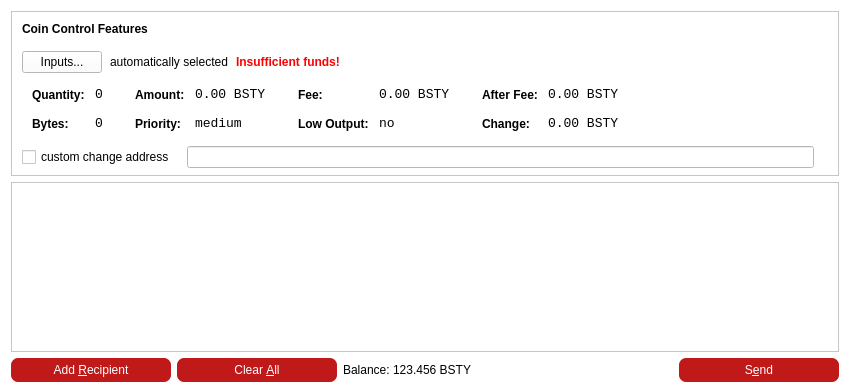
<?xml version="1.0" encoding="UTF-8"?>
<ui version="4.0">
 <class>SendCoinsDialog</class>
 <widget class="QDialog" name="SendCoinsDialog">
  <property name="geometry">
   <rect>
    <x>0</x>
    <y>0</y>
    <width>850</width>
    <height>390</height>
   </rect>
  </property>
  <property name="maximumSize">
   <size>
    <width>16777215</width>
    <height>390</height>
   </size>
  </property>
  <property name="windowTitle">
   <string>Send Coins</string>
  </property>
  <property name="styleSheet">
   <string notr="true">background-color: white;</string>
  </property>
  <layout class="QVBoxLayout" name="verticalLayout" stretch="0,1,0">
   <property name="bottomMargin">
    <number>8</number>
   </property>
   <item>
    <widget class="QFrame" name="frameCoinControl">
     <property name="sizePolicy">
      <sizepolicy hsizetype="Expanding" vsizetype="Expanding">
       <horstretch>0</horstretch>
       <verstretch>0</verstretch>
      </sizepolicy>
     </property>
     <property name="maximumSize">
      <size>
       <width>16777215</width>
       <height>16777215</height>
      </size>
     </property>
     <property name="frameShape">
      <enum>QFrame::StyledPanel</enum>
     </property>
     <property name="frameShadow">
      <enum>QFrame::Sunken</enum>
     </property>
     <layout class="QVBoxLayout" name="verticalLayoutCoinControl2">
      <property name="spacing">
       <number>6</number>
      </property>
      <property name="leftMargin">
       <number>0</number>
      </property>
      <property name="topMargin">
       <number>0</number>
      </property>
      <property name="rightMargin">
       <number>0</number>
      </property>
      <property name="bottomMargin">
       <number>6</number>
      </property>
      <item>
       <layout class="QVBoxLayout" name="verticalLayoutCoinControl" stretch="0,0,0,0,1">
        <property name="spacing">
         <number>0</number>
        </property>
        <property name="leftMargin">
         <number>10</number>
        </property>
        <property name="topMargin">
         <number>10</number>
        </property>
        <item>
         <layout class="QHBoxLayout" name="horizontalLayoutCoinControl1">
          <property name="bottomMargin">
           <number>15</number>
          </property>
          <item>
           <widget class="QLabel" name="labelCoinControlFeatures">
            <property name="sizePolicy">
             <sizepolicy hsizetype="Preferred" vsizetype="Maximum">
              <horstretch>0</horstretch>
              <verstretch>0</verstretch>
             </sizepolicy>
            </property>
            <property name="font">
             <font>
              <weight>75</weight>
              <bold>true</bold>
             </font>
            </property>
            <property name="styleSheet">
             <string notr="true">font-weight:bold;</string>
            </property>
            <property name="text">
             <string>Coin Control Features</string>
            </property>
           </widget>
          </item>
         </layout>
        </item>
        <item>
         <layout class="QHBoxLayout" name="horizontalLayoutCoinControl2" stretch="0,0,0,0">
          <property name="spacing">
           <number>8</number>
          </property>
          <property name="bottomMargin">
           <number>10</number>
          </property>
          <item>
           <widget class="QPushButton" name="pushButtonCoinControl">
            <property name="styleSheet">
             <string notr="true"/>
            </property>
            <property name="text">
             <string>Inputs...</string>
            </property>
           </widget>
          </item>
          <item>
           <widget class="QLabel" name="labelCoinControlAutomaticallySelected">
            <property name="text">
             <string>automatically selected</string>
            </property>
            <property name="margin">
             <number>5</number>
            </property>
           </widget>
          </item>
          <item>
           <widget class="QLabel" name="labelCoinControlInsuffFunds">
            <property name="font">
             <font>
              <weight>75</weight>
              <bold>true</bold>
             </font>
            </property>
            <property name="styleSheet">
             <string notr="true">color:red;font-weight:bold;</string>
            </property>
            <property name="text">
             <string>Insufficient funds!</string>
            </property>
            <property name="margin">
             <number>5</number>
            </property>
           </widget>
          </item>
          <item>
           <spacer name="horizontalSpacerCoinControl">
            <property name="orientation">
             <enum>Qt::Horizontal</enum>
            </property>
            <property name="sizeHint" stdset="0">
             <size>
              <width>40</width>
              <height>1</height>
             </size>
            </property>
           </spacer>
          </item>
         </layout>
        </item>
        <item>
         <widget class="QWidget" name="widgetCoinControl" native="true">
          <property name="sizePolicy">
           <sizepolicy hsizetype="Preferred" vsizetype="Preferred">
            <horstretch>0</horstretch>
            <verstretch>0</verstretch>
           </sizepolicy>
          </property>
          <property name="minimumSize">
           <size>
            <width>0</width>
            <height>0</height>
           </size>
          </property>
          <property name="styleSheet">
           <string notr="true"/>
          </property>
          <layout class="QHBoxLayout" name="horizontalLayoutCoinControl5">
           <property name="margin">
            <number>0</number>
           </property>
           <item>
            <layout class="QHBoxLayout" name="horizontalLayoutCoinControl3" stretch="0,0,0,1">
             <property name="spacing">
              <number>20</number>
             </property>
             <property name="topMargin">
              <number>0</number>
             </property>
             <property name="bottomMargin">
              <number>10</number>
             </property>
             <item>
              <layout class="QFormLayout" name="formLayoutCoinControl1">
               <property name="horizontalSpacing">
                <number>10</number>
               </property>
               <property name="verticalSpacing">
                <number>14</number>
               </property>
               <property name="leftMargin">
                <number>10</number>
               </property>
               <property name="topMargin">
                <number>4</number>
               </property>
               <property name="rightMargin">
                <number>6</number>
               </property>
               <item row="0" column="0">
                <widget class="QLabel" name="labelCoinControlQuantityText">
                 <property name="styleSheet">
                  <string notr="true">font-weight:bold;</string>
                 </property>
                 <property name="text">
                  <string>Quantity:</string>
                 </property>
                 <property name="margin">
                  <number>0</number>
                 </property>
                </widget>
               </item>
               <item row="0" column="1">
                <widget class="QLabel" name="labelCoinControlQuantity">
                 <property name="font">
                  <font>
                   <family>Monospace</family>
                   <pointsize>10</pointsize>
                  </font>
                 </property>
                 <property name="cursor">
                  <cursorShape>IBeamCursor</cursorShape>
                 </property>
                 <property name="contextMenuPolicy">
                  <enum>Qt::ActionsContextMenu</enum>
                 </property>
                 <property name="text">
                  <string notr="true">0</string>
                 </property>
                 <property name="margin">
                  <number>0</number>
                 </property>
                 <property name="textInteractionFlags">
                  <set>Qt::LinksAccessibleByMouse|Qt::TextSelectableByKeyboard|Qt::TextSelectableByMouse</set>
                 </property>
                </widget>
               </item>
               <item row="1" column="0">
                <widget class="QLabel" name="labelCoinControlBytesText">
                 <property name="styleSheet">
                  <string notr="true">font-weight:bold;</string>
                 </property>
                 <property name="text">
                  <string>Bytes:</string>
                 </property>
                </widget>
               </item>
               <item row="1" column="1">
                <widget class="QLabel" name="labelCoinControlBytes">
                 <property name="font">
                  <font>
                   <family>Monospace</family>
                   <pointsize>10</pointsize>
                  </font>
                 </property>
                 <property name="cursor">
                  <cursorShape>IBeamCursor</cursorShape>
                 </property>
                 <property name="contextMenuPolicy">
                  <enum>Qt::ActionsContextMenu</enum>
                 </property>
                 <property name="text">
                  <string notr="true">0</string>
                 </property>
                 <property name="textInteractionFlags">
                  <set>Qt::LinksAccessibleByMouse|Qt::TextSelectableByKeyboard|Qt::TextSelectableByMouse</set>
                 </property>
                </widget>
               </item>
              </layout>
             </item>
             <item>
              <layout class="QFormLayout" name="formLayoutCoinControl2">
               <property name="horizontalSpacing">
                <number>10</number>
               </property>
               <property name="verticalSpacing">
                <number>14</number>
               </property>
               <property name="leftMargin">
                <number>6</number>
               </property>
               <property name="topMargin">
                <number>4</number>
               </property>
               <property name="rightMargin">
                <number>6</number>
               </property>
               <item row="0" column="0">
                <widget class="QLabel" name="labelCoinControlAmountText">
                 <property name="styleSheet">
                  <string notr="true">font-weight:bold;</string>
                 </property>
                 <property name="text">
                  <string>Amount:</string>
                 </property>
                 <property name="margin">
                  <number>0</number>
                 </property>
                </widget>
               </item>
               <item row="0" column="1">
                <widget class="QLabel" name="labelCoinControlAmount">
                 <property name="font">
                  <font>
                   <family>Monospace</family>
                   <pointsize>10</pointsize>
                  </font>
                 </property>
                 <property name="cursor">
                  <cursorShape>IBeamCursor</cursorShape>
                 </property>
                 <property name="contextMenuPolicy">
                  <enum>Qt::ActionsContextMenu</enum>
                 </property>
                 <property name="text">
                  <string notr="true">0.00 BSTY</string>
                 </property>
                 <property name="textInteractionFlags">
                  <set>Qt::LinksAccessibleByMouse|Qt::TextSelectableByKeyboard|Qt::TextSelectableByMouse</set>
                 </property>
                </widget>
               </item>
               <item row="1" column="0">
                <widget class="QLabel" name="labelCoinControlPriorityText">
                 <property name="styleSheet">
                  <string notr="true">font-weight:bold;</string>
                 </property>
                 <property name="text">
                  <string>Priority:</string>
                 </property>
                </widget>
               </item>
               <item row="1" column="1">
                <widget class="QLabel" name="labelCoinControlPriority">
                 <property name="font">
                  <font>
                   <family>Monospace</family>
                   <pointsize>10</pointsize>
                  </font>
                 </property>
                 <property name="cursor">
                  <cursorShape>IBeamCursor</cursorShape>
                 </property>
                 <property name="contextMenuPolicy">
                  <enum>Qt::ActionsContextMenu</enum>
                 </property>
                 <property name="text">
                  <string>medium</string>
                 </property>
                 <property name="textInteractionFlags">
                  <set>Qt::LinksAccessibleByMouse|Qt::TextSelectableByKeyboard|Qt::TextSelectableByMouse</set>
                 </property>
                </widget>
               </item>
              </layout>
             </item>
             <item>
              <layout class="QFormLayout" name="formLayoutCoinControl3">
               <property name="horizontalSpacing">
                <number>10</number>
               </property>
               <property name="verticalSpacing">
                <number>14</number>
               </property>
               <property name="leftMargin">
                <number>6</number>
               </property>
               <property name="topMargin">
                <number>4</number>
               </property>
               <property name="rightMargin">
                <number>6</number>
               </property>
               <item row="0" column="0">
                <widget class="QLabel" name="labelCoinControlFeeText">
                 <property name="styleSheet">
                  <string notr="true">font-weight:bold;</string>
                 </property>
                 <property name="text">
                  <string>Fee:</string>
                 </property>
                 <property name="margin">
                  <number>0</number>
                 </property>
                </widget>
               </item>
               <item row="0" column="1">
                <widget class="QLabel" name="labelCoinControlFee">
                 <property name="font">
                  <font>
                   <family>Monospace</family>
                   <pointsize>10</pointsize>
                  </font>
                 </property>
                 <property name="cursor">
                  <cursorShape>IBeamCursor</cursorShape>
                 </property>
                 <property name="contextMenuPolicy">
                  <enum>Qt::ActionsContextMenu</enum>
                 </property>
                 <property name="text">
                  <string notr="true">0.00 BSTY</string>
                 </property>
                 <property name="textInteractionFlags">
                  <set>Qt::LinksAccessibleByMouse|Qt::TextSelectableByKeyboard|Qt::TextSelectableByMouse</set>
                 </property>
                </widget>
               </item>
               <item row="1" column="0">
                <widget class="QLabel" name="labelCoinControlLowOutputText">
                 <property name="styleSheet">
                  <string notr="true">font-weight:bold;</string>
                 </property>
                 <property name="text">
                  <string>Low Output:</string>
                 </property>
                </widget>
               </item>
               <item row="1" column="1">
                <widget class="QLabel" name="labelCoinControlLowOutput">
                 <property name="font">
                  <font>
                   <family>Monospace</family>
                   <pointsize>10</pointsize>
                  </font>
                 </property>
                 <property name="cursor">
                  <cursorShape>IBeamCursor</cursorShape>
                 </property>
                 <property name="contextMenuPolicy">
                  <enum>Qt::ActionsContextMenu</enum>
                 </property>
                 <property name="text">
                  <string>no</string>
                 </property>
                 <property name="textInteractionFlags">
                  <set>Qt::LinksAccessibleByMouse|Qt::TextSelectableByKeyboard|Qt::TextSelectableByMouse</set>
                 </property>
                </widget>
               </item>
              </layout>
             </item>
             <item>
              <layout class="QFormLayout" name="formLayoutCoinControl4">
               <property name="horizontalSpacing">
                <number>10</number>
               </property>
               <property name="verticalSpacing">
                <number>14</number>
               </property>
               <property name="leftMargin">
                <number>6</number>
               </property>
               <property name="topMargin">
                <number>4</number>
               </property>
               <property name="rightMargin">
                <number>6</number>
               </property>
               <item row="0" column="0">
                <widget class="QLabel" name="labelCoinControlAfterFeeText">
                 <property name="styleSheet">
                  <string notr="true">font-weight:bold;</string>
                 </property>
                 <property name="text">
                  <string>After Fee:</string>
                 </property>
                 <property name="margin">
                  <number>0</number>
                 </property>
                </widget>
               </item>
               <item row="0" column="1">
                <widget class="QLabel" name="labelCoinControlAfterFee">
                 <property name="font">
                  <font>
                   <family>Monospace</family>
                   <pointsize>10</pointsize>
                  </font>
                 </property>
                 <property name="cursor">
                  <cursorShape>IBeamCursor</cursorShape>
                 </property>
                 <property name="contextMenuPolicy">
                  <enum>Qt::ActionsContextMenu</enum>
                 </property>
                 <property name="text">
                  <string notr="true">0.00 BSTY</string>
                 </property>
                 <property name="textInteractionFlags">
                  <set>Qt::LinksAccessibleByMouse|Qt::TextSelectableByKeyboard|Qt::TextSelectableByMouse</set>
                 </property>
                </widget>
               </item>
               <item row="1" column="0">
                <widget class="QLabel" name="labelCoinControlChangeText">
                 <property name="styleSheet">
                  <string notr="true">font-weight:bold;</string>
                 </property>
                 <property name="text">
                  <string>Change:</string>
                 </property>
                </widget>
               </item>
               <item row="1" column="1">
                <widget class="QLabel" name="labelCoinControlChange">
                 <property name="font">
                  <font>
                   <family>Monospace</family>
                   <pointsize>10</pointsize>
                  </font>
                 </property>
                 <property name="cursor">
                  <cursorShape>IBeamCursor</cursorShape>
                 </property>
                 <property name="contextMenuPolicy">
                  <enum>Qt::ActionsContextMenu</enum>
                 </property>
                 <property name="text">
                  <string notr="true">0.00 BSTY</string>
                 </property>
                 <property name="textInteractionFlags">
                  <set>Qt::LinksAccessibleByMouse|Qt::TextSelectableByKeyboard|Qt::TextSelectableByMouse</set>
                 </property>
                </widget>
               </item>
              </layout>
             </item>
            </layout>
           </item>
          </layout>
         </widget>
        </item>
        <item>
         <layout class="QHBoxLayout" name="horizontalLayoutCoinControl4" stretch="0,0,0">
          <property name="spacing">
           <number>12</number>
          </property>
          <property name="sizeConstraint">
           <enum>QLayout::SetDefaultConstraint</enum>
          </property>
          <property name="topMargin">
           <number>5</number>
          </property>
          <property name="rightMargin">
           <number>5</number>
          </property>
          <item>
           <widget class="QCheckBox" name="checkBoxCoinControlChange">
            <property name="text">
             <string>custom change address</string>
            </property>
           </widget>
          </item>
          <item>
           <widget class="QLineEdit" name="lineEditCoinControlChange">
            <property name="enabled">
             <bool>false</bool>
            </property>
            <property name="sizePolicy">
             <sizepolicy hsizetype="Expanding" vsizetype="Fixed">
              <horstretch>0</horstretch>
              <verstretch>0</verstretch>
             </sizepolicy>
            </property>
           </widget>
          </item>
          <item>
           <widget class="QLabel" name="labelCoinControlChangeLabel">
            <property name="sizePolicy">
             <sizepolicy hsizetype="Preferred" vsizetype="Expanding">
              <horstretch>0</horstretch>
              <verstretch>0</verstretch>
             </sizepolicy>
            </property>
            <property name="minimumSize">
             <size>
              <width>0</width>
              <height>0</height>
             </size>
            </property>
            <property name="text">
             <string/>
            </property>
            <property name="margin">
             <number>3</number>
            </property>
           </widget>
          </item>
         </layout>
        </item>
        <item>
         <spacer name="verticalSpacerCoinControl">
          <property name="orientation">
           <enum>Qt::Vertical</enum>
          </property>
          <property name="sizeHint" stdset="0">
           <size>
            <width>800</width>
            <height>1</height>
           </size>
          </property>
         </spacer>
        </item>
       </layout>
      </item>
     </layout>
    </widget>
   </item>
   <item>
    <widget class="QScrollArea" name="scrollArea">
     <property name="widgetResizable">
      <bool>true</bool>
     </property>
     <widget class="QWidget" name="scrollAreaWidgetContents">
      <property name="geometry">
       <rect>
        <x>0</x>
        <y>0</y>
        <width>830</width>
        <height>145</height>
       </rect>
      </property>
      <layout class="QVBoxLayout" name="verticalLayout_2">
       <property name="margin">
        <number>0</number>
       </property>
       <item>
        <layout class="QVBoxLayout" name="entries">
         <property name="spacing">
          <number>6</number>
         </property>
        </layout>
       </item>
       <item>
        <spacer name="verticalSpacer">
         <property name="orientation">
          <enum>Qt::Vertical</enum>
         </property>
         <property name="sizeHint" stdset="0">
          <size>
           <width>20</width>
           <height>40</height>
          </size>
         </property>
        </spacer>
       </item>
      </layout>
     </widget>
    </widget>
   </item>
   <item>
    <layout class="QHBoxLayout" name="horizontalLayout">
     <item>
      <widget class="QPushButton" name="addButton">
       <property name="toolTip">
        <string>Send to multiple recipients at once</string>
       </property>
       <property name="styleSheet">
        <string notr="true">QPushButton {
 color: white;
 background-color: #BF1919;
 border-width: 0px;
 border-color: #339;
 border-style: solid;
 border-radius: 7;
 padding: 3px;
 font-size: 12px;
 padding-left: 5px;
 padding-right: 5px;
 min-width: 150px;
 max-width:150px;
 min-height: 18px;
 max-height: 18px;
}

QPushButton:!enabled {
	background-color: #769597;
}

QPushButton:hover {
	background-color: #990000;
}

QPushButton:pressed:flat {
	background-color: #00a99d;
}</string>
       </property>
       <property name="text">
        <string>Add &amp;Recipient</string>
       </property>
       <property name="icon">
        <iconset resource="../bitcoin.qrc">
         <normaloff>:/icons/add</normaloff>:/icons/add</iconset>
       </property>
       <property name="autoDefault">
        <bool>false</bool>
       </property>
      </widget>
     </item>
     <item>
      <widget class="QPushButton" name="clearButton">
       <property name="sizePolicy">
        <sizepolicy hsizetype="Minimum" vsizetype="Fixed">
         <horstretch>0</horstretch>
         <verstretch>0</verstretch>
        </sizepolicy>
       </property>
       <property name="toolTip">
        <string>Remove all transaction fields</string>
       </property>
       <property name="styleSheet">
        <string notr="true">QPushButton {
 color: white;
 background-color: #BF1919;
 border-width: 0px;
 border-color: #339;
 border-style: solid;
 border-radius: 7;
 padding: 3px;
 font-size: 12px;
 padding-left: 5px;
 padding-right: 5px;
 min-width: 150px;
 max-width:150px;
 min-height: 18px;
 max-height: 18px;
}

QPushButton:!enabled {
	background-color: #769597;
}

QPushButton:hover {
	background-color: #990000;
}

QPushButton:pressed:flat {
	background-color: #00a99d;
}</string>
       </property>
       <property name="text">
        <string>Clear &amp;All</string>
       </property>
       <property name="icon">
        <iconset resource="../bitcoin.qrc">
         <normaloff>:/icons/remove</normaloff>:/icons/remove</iconset>
       </property>
       <property name="autoRepeatDelay">
        <number>300</number>
       </property>
       <property name="autoDefault">
        <bool>false</bool>
       </property>
      </widget>
     </item>
     <item>
      <layout class="QHBoxLayout" name="horizontalLayout_2">
       <property name="spacing">
        <number>3</number>
       </property>
       <item>
        <widget class="QLabel" name="label">
         <property name="text">
          <string>Balance:</string>
         </property>
        </widget>
       </item>
       <item>
        <widget class="QLabel" name="labelBalance">
         <property name="cursor">
          <cursorShape>IBeamCursor</cursorShape>
         </property>
         <property name="text">
          <string>123.456 BSTY</string>
         </property>
         <property name="textInteractionFlags">
          <set>Qt::LinksAccessibleByMouse|Qt::TextSelectableByKeyboard|Qt::TextSelectableByMouse</set>
         </property>
        </widget>
       </item>
      </layout>
     </item>
     <item>
      <spacer name="horizontalSpacer">
       <property name="orientation">
        <enum>Qt::Horizontal</enum>
       </property>
       <property name="sizeHint" stdset="0">
        <size>
         <width>40</width>
         <height>20</height>
        </size>
       </property>
      </spacer>
     </item>
     <item>
      <widget class="QPushButton" name="sendButton">
       <property name="minimumSize">
        <size>
         <width>160</width>
         <height>24</height>
        </size>
       </property>
       <property name="toolTip">
        <string>Confirm the send action</string>
       </property>
       <property name="styleSheet">
        <string notr="true">QPushButton {
 color: white;
 background-color: #BF1919;
 border-width: 0px;
 border-color: #339;
 border-style: solid;
 border-radius: 7;
 padding: 3px;
 font-size: 12px;
 padding-left: 5px;
 padding-right: 5px;
 min-width: 150px;
 max-width:150px;
 min-height: 18px;
 max-height: 18px;
}

QPushButton:!enabled {
	background-color: #769597;
}

QPushButton:hover {
	background-color: #990000;
}

QPushButton:pressed:flat {
	background-color: #00a99d;
}</string>
       </property>
       <property name="text">
        <string>S&amp;end</string>
       </property>
       <property name="icon">
        <iconset resource="../res.qrc">
         <normaloff>:/res/upload.png</normaloff>:/res/upload.png</iconset>
       </property>
       <property name="default">
        <bool>true</bool>
       </property>
      </widget>
     </item>
    </layout>
   </item>
  </layout>
 </widget>
 <resources>
  <include location="../bitcoin.qrc"/>
  <include location="../res.qrc"/>
 </resources>
 <connections/>
</ui>
